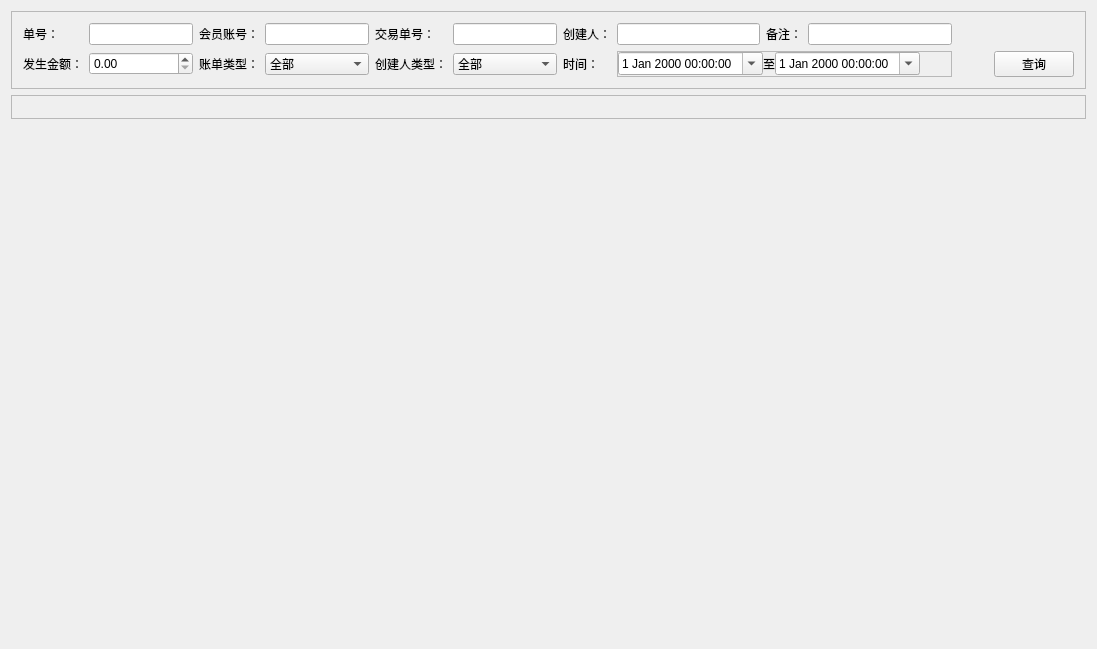
<?xml version="1.0" encoding="UTF-8"?>
<ui version="4.0">
 <class>Widget_FundsDetails</class>
 <widget class="QWidget" name="Widget_FundsDetails">
  <property name="geometry">
   <rect>
    <x>0</x>
    <y>0</y>
    <width>1097</width>
    <height>649</height>
   </rect>
  </property>
  <property name="windowTitle">
   <string>Widget_Funds_Details</string>
  </property>
  <layout class="QVBoxLayout" name="verticalLayout">
   <item>
    <widget class="QFrame" name="frame_Bar">
     <property name="frameShape">
      <enum>QFrame::StyledPanel</enum>
     </property>
     <property name="frameShadow">
      <enum>QFrame::Raised</enum>
     </property>
     <layout class="QGridLayout" name="gridLayout">
      <item row="1" column="1">
       <widget class="QDoubleSpinBox" name="doubleSpinBox_Value"/>
      </item>
      <item row="1" column="7" colspan="3">
       <widget class="QFrame" name="frame_Time">
        <property name="frameShape">
         <enum>QFrame::StyledPanel</enum>
        </property>
        <property name="frameShadow">
         <enum>QFrame::Raised</enum>
        </property>
        <layout class="QHBoxLayout" name="horizontalLayout">
         <property name="spacing">
          <number>0</number>
         </property>
         <property name="leftMargin">
          <number>0</number>
         </property>
         <property name="topMargin">
          <number>0</number>
         </property>
         <property name="rightMargin">
          <number>0</number>
         </property>
         <property name="bottomMargin">
          <number>0</number>
         </property>
         <item>
          <widget class="QDateTimeEdit" name="dateTimeEdit_Begin">
           <property name="calendarPopup">
            <bool>true</bool>
           </property>
          </widget>
         </item>
         <item>
          <widget class="QLabel" name="label_To">
           <property name="text">
            <string>至</string>
           </property>
          </widget>
         </item>
         <item>
          <widget class="QDateTimeEdit" name="dateTimeEdit_End">
           <property name="calendarPopup">
            <bool>true</bool>
           </property>
          </widget>
         </item>
         <item>
          <spacer name="horizontalSpacer">
           <property name="orientation">
            <enum>Qt::Horizontal</enum>
           </property>
           <property name="sizeHint" stdset="0">
            <size>
             <width>40</width>
             <height>20</height>
            </size>
           </property>
          </spacer>
         </item>
        </layout>
       </widget>
      </item>
      <item row="0" column="5">
       <widget class="QLineEdit" name="lineEdit_TranNum">
        <property name="sizePolicy">
         <sizepolicy hsizetype="Preferred" vsizetype="Fixed">
          <horstretch>0</horstretch>
          <verstretch>0</verstretch>
         </sizepolicy>
        </property>
       </widget>
      </item>
      <item row="0" column="3">
       <widget class="QLineEdit" name="lineEdit_VipAccount">
        <property name="sizePolicy">
         <sizepolicy hsizetype="Preferred" vsizetype="Fixed">
          <horstretch>0</horstretch>
          <verstretch>0</verstretch>
         </sizepolicy>
        </property>
       </widget>
      </item>
      <item row="0" column="1">
       <widget class="QLineEdit" name="lineEdit_Num">
        <property name="sizePolicy">
         <sizepolicy hsizetype="Preferred" vsizetype="Fixed">
          <horstretch>0</horstretch>
          <verstretch>0</verstretch>
         </sizepolicy>
        </property>
       </widget>
      </item>
      <item row="0" column="4">
       <widget class="QLabel" name="label_TranNum">
        <property name="text">
         <string>交易单号：</string>
        </property>
       </widget>
      </item>
      <item row="0" column="2">
       <widget class="QLabel" name="label_VipAccount">
        <property name="text">
         <string>会员账号：</string>
        </property>
       </widget>
      </item>
      <item row="0" column="9">
       <widget class="QLineEdit" name="lineEdit_Note">
        <property name="sizePolicy">
         <sizepolicy hsizetype="Expanding" vsizetype="Fixed">
          <horstretch>0</horstretch>
          <verstretch>0</verstretch>
         </sizepolicy>
        </property>
       </widget>
      </item>
      <item row="0" column="0">
       <widget class="QLabel" name="label_Num">
        <property name="text">
         <string>单号：</string>
        </property>
       </widget>
      </item>
      <item row="0" column="8">
       <widget class="QLabel" name="label_Note">
        <property name="text">
         <string>备注：</string>
        </property>
       </widget>
      </item>
      <item row="1" column="0">
       <widget class="QLabel" name="label_Value">
        <property name="text">
         <string>发生金额：</string>
        </property>
       </widget>
      </item>
      <item row="0" column="6">
       <widget class="QLabel" name="label_Founder">
        <property name="text">
         <string>创建人：</string>
        </property>
       </widget>
      </item>
      <item row="1" column="2">
       <widget class="QLabel" name="label_BillType">
        <property name="text">
         <string>账单类型：</string>
        </property>
       </widget>
      </item>
      <item row="1" column="5">
       <widget class="QComboBox" name="comboBox_FounderType">
        <item>
         <property name="text">
          <string>全部</string>
         </property>
        </item>
       </widget>
      </item>
      <item row="1" column="4">
       <widget class="QLabel" name="label_FounderType">
        <property name="text">
         <string>创建人类型：</string>
        </property>
       </widget>
      </item>
      <item row="1" column="3">
       <widget class="QComboBox" name="comboBox_BillType">
        <item>
         <property name="text">
          <string>全部</string>
         </property>
        </item>
       </widget>
      </item>
      <item row="0" column="11" rowspan="2">
       <spacer name="horizontalSpacer_2">
        <property name="orientation">
         <enum>Qt::Horizontal</enum>
        </property>
        <property name="sizeHint" stdset="0">
         <size>
          <width>40</width>
          <height>20</height>
         </size>
        </property>
       </spacer>
      </item>
      <item row="0" column="7">
       <widget class="QLineEdit" name="lineEdit_Founder">
        <property name="sizePolicy">
         <sizepolicy hsizetype="Expanding" vsizetype="Fixed">
          <horstretch>0</horstretch>
          <verstretch>0</verstretch>
         </sizepolicy>
        </property>
       </widget>
      </item>
      <item row="1" column="6">
       <widget class="QLabel" name="label_Time">
        <property name="text">
         <string>时间：</string>
        </property>
       </widget>
      </item>
      <item row="1" column="12">
       <widget class="QPushButton" name="pushButton_Query">
        <property name="text">
         <string>查询</string>
        </property>
       </widget>
      </item>
     </layout>
    </widget>
   </item>
   <item>
    <widget class="QFrame" name="frame_Content">
     <property name="frameShape">
      <enum>QFrame::StyledPanel</enum>
     </property>
     <property name="frameShadow">
      <enum>QFrame::Raised</enum>
     </property>
     <layout class="QGridLayout" name="gridLayout_2">
      <item row="0" column="0">
       <widget class="Widget_DataGrid_Pa" name="widget_DataGrid" native="true"/>
      </item>
     </layout>
    </widget>
   </item>
   <item>
    <spacer name="verticalSpacer">
     <property name="orientation">
      <enum>Qt::Vertical</enum>
     </property>
     <property name="sizeHint" stdset="0">
      <size>
       <width>20</width>
       <height>40</height>
      </size>
     </property>
    </spacer>
   </item>
  </layout>
 </widget>
 <layoutdefault spacing="6" margin="11"/>
 <customwidgets>
  <customwidget>
   <class>Widget_DataGrid_Pa</class>
   <extends>QWidget</extends>
   <header>component/widget_datagrid_pa.h</header>
   <container>1</container>
  </customwidget>
 </customwidgets>
 <resources/>
 <connections/>
</ui>
